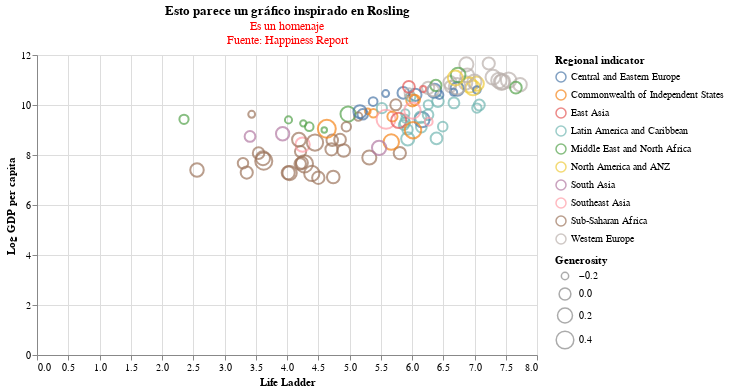

This figure's notebook cell:
### Code cell
# Poniendo título a nuestro gráfico
alt.Chart(happy, height = 300, width = 500).mark_point().encode(
    x = alt.X("Life Ladder:Q"),
    y = alt.Y("Log GDP per capita:Q", scale = alt.Scale()),
    color = alt.Color("Regional indicator"),
    size = alt.Size('Generosity')
    ).interactive().properties(
title = {
    'text': ["Esto parece un gráfico inspirado en Rosling"],
    'subtitle': ["Es un homenaje",
                   "Fuente: Happiness Report"],
          "color": "Black",
      "subtitleColor": "Red"
}
)
